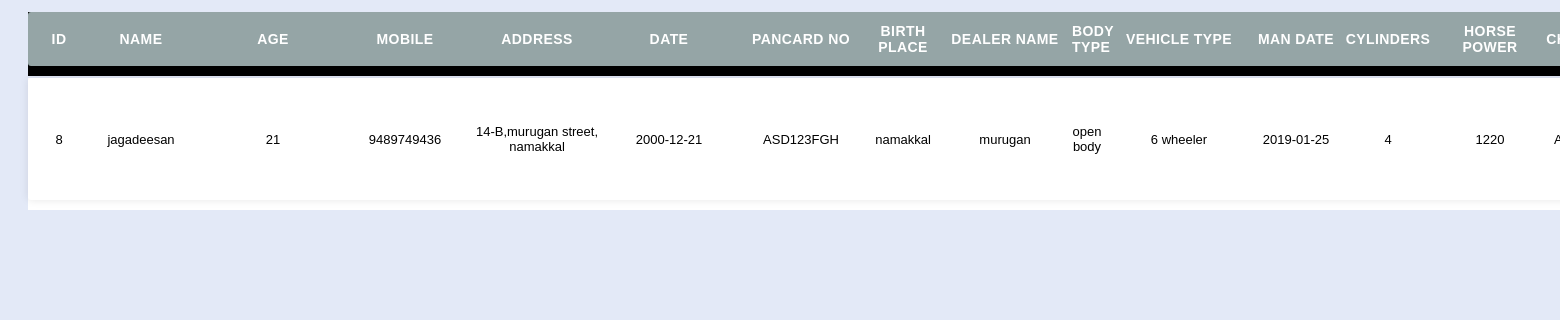
/php/registered_vehicle.php (signed in), run on the app's committed database.
### tables this page shows
CREATE TABLE `vehicl` (
  `name` varchar(50) NOT NULL,
  `mobile` varchar(50) NOT NULL,
  `age` int(11) NOT NULL,
  `address` varchar(100) NOT NULL,
  `date` date NOT NULL,
  `pan_no` varchar(50) NOT NULL,
  `birth_place` varchar(50) NOT NULL,
  `dealer_name` varchar(50) NOT NULL,
  `body_type` varchar(50) NOT NULL,
  `vehicle_type` varchar(50) NOT NULL,
  `man_date` date NOT NULL,
  `cylinder` int(11) NOT NULL,
  `horse_power` int(11) NOT NULL,
  `chassis_no` varchar(50) NOT NULL,
  `fuel_type` varchar(50) NOT NULL,
  `seating` int(11) NOT NULL,
  `weight` int(11) NOT NULL,
  `reg_no` varchar(20) NOT NULL,
  `v_id` int(11) NOT NULL,
  `owner_image` varchar(200) NOT NULL,
  `pan_proof` varchar(200) NOT NULL,
  `invoice` varchar(200) NOT NULL,
  `insuranse` varchar(200) NOT NULL,
  `register` varchar(200) NOT NULL,
  `vehicle_image` varchar(200) NOT NULL,
  `aadhar_no` varchar(70) NOT NULL
);

### php/registered_vehicle.php (the view, shortened to what this page needs)
<?php
    if(!isset($_SESSION['x'])){
        header("location:userlogin.php");
    }else{
    $conn=mysqli_connect("localhost","root","","rto");
    $u_id=$_SESSION['u_id'];
		$result=mysqli_query($conn,"select * from vehicl where aadhar_no = '$u_id'" );
}
	?>
<html lang="en">
<head>
<link rel="stylesheet" href="https://cdnjs.cloudflare.com/ajax/libs/font-awesome/4.7.0/css/font-awesome.min.css">
	<link rel="stylesheet" type="text/css" href="../css/license_update.css">
	<link rel="stylesheet" type="text/css" href="../css/lr.css">
</head>
<div class="area">
	<div style="padding:px;">
   <table class="table">
    <thead class="thead-dark" style="background-color: black; color: white;">
      <tr class="table-header">
	  <th class="col-1 col">ID</th>
	  <th class="col-2 col">Name</th>
        <th class="col-3 col" >Age</th>
        <th class="col-4 col" >mobile</th>
        <th class="col-5 col">address</th>
        <th class="col-6 col">date</th>
        <th class="col-7 col">pancard no</th>
        <th class="col-8 col">birth place</th>
        <th class="col-9 col">dealer name</th>
        <th class="col-10 col">body type</th>
        <th class="col-11 col">vehicle type</th>
        <th class="col-12 col">man date</th>
        <th class="col-13 col">cylinders</th>
        <th class="col-14 col">horse power</th>
        <th class="col-15 col">chassis no</th>
      </tr>
    </thead>
<?php
      while($rows=mysqli_fetch_assoc($result)){
    ?>
    <tbody style="background-color: white; color: black;">
      <tr class="table-row">
	  <td class="col-1 col"><?php echo $rows['v_id']; ?></td>
	  <td class="col-2 col"><?php echo $rows['name']; ?></td>
        <td class="col-3 col"><?php echo $rows['age']; ?></td>
        <td class="col-4 col"><?php echo $rows['mobile']; ?></td>
        <td class="col-5 col"><?php echo $rows['address']; ?></td>
		<td class="col-6 col"><?php echo $rows['date']; ?></td>
        <td class="col-7 col"><?php echo $rows['pan_no']; ?></td>
        <td class="col-8 col"><?php echo $rows['birth_place']; ?></td>
        <td class="col-9 col"><?php echo $rows['dealer_name']; ?></td>
        <td class="col-10 col"><?php echo $rows['body_type']; ?></td>
        <td class="col-11 col"><?php echo $rows['vehicle_type']; ?></td>
        <td class="col-12 col"><?php echo $rows['man_date']; ?></td>
        <td class="col-13 col"><?php echo $rows['cylinder']; ?></td>
        <td class="col-14 col"><?php echo $rows['horse_power']; ?></td>
        <td class="col-15 col"><?php echo $rows['chassis_no']; ?></td>
      </tr>
    </tbody>
    <?php
    }
    ?>
</table>
 </div></div>
</body>
</html>

### css/license_update.css (style rules this page uses)
.area { margin-left: 260px; }
.table { font-size:13px; margin-left: 20px; margin-top:10px; margin-bottom:100px; margin-right: auto; padding-left: 5px; padding-right: 5px; }
.table-header { background-color: #95A5A6; font-size: 14px; text-transform: uppercase; letter-spacing: 0.03em; }
.table-row { background-color: #ffffff; box-shadow: 0px 0px 9px 0px rgba(0,0,0,0.1); }
.col { width:130px; text-align: center; margin:auto; }
.col-1 { width:30px; }
.col-8 { width:70px; }
.col-10 { width:30px; }
.col-11 { width:150px; }
.col-12 { width:80px; }
.col-15, .col-13, .col-14 { width:100px; }
tr { border-radius: 3px; padding: 10px 15px; display: flex; justify-content: space-between; margin-bottom: 10px; }

### css/lr.css (style rules this page uses)
.area { margin-left:1px; }

### data on the page
vehicl: v_id "8", name "jagadeesan", age "21", mobile "9489749436", address "14-B,murugan street, namakkal", date "2000-12-21", pan_no "ASD123FGH", birth_place "namakkal", dealer_name "murugan", body_type "open body", vehicle_type "6 wheeler", man_date "2019-01-25", cylinder "4", horse_power "1220"
